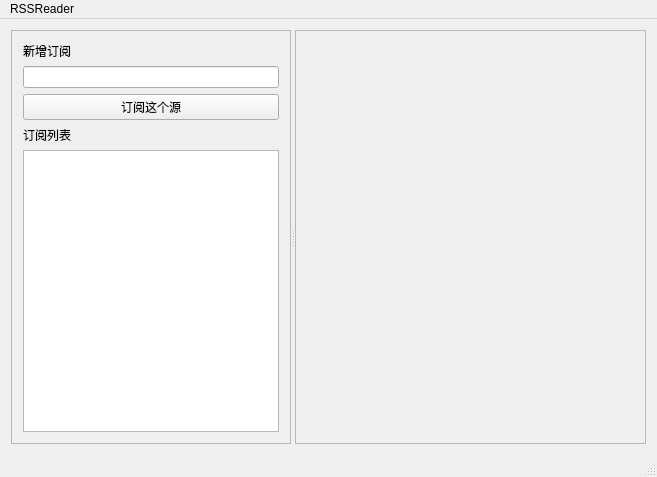
<?xml version="1.0" encoding="UTF-8"?>
<ui version="4.0">
 <class>MainWindow</class>
 <widget class="QMainWindow" name="MainWindow">
  <property name="geometry">
   <rect>
    <x>0</x>
    <y>0</y>
    <width>657</width>
    <height>477</height>
   </rect>
  </property>
  <property name="windowTitle">
   <string>MainWindow</string>
  </property>
  <widget class="QWidget" name="centralWidget">
   <layout class="QHBoxLayout" name="horizontalLayout">
    <item>
     <widget class="QSplitter" name="splitter">
      <property name="orientation">
       <enum>Qt::Horizontal</enum>
      </property>
      <widget class="QScrollArea" name="scrollArea">
       <property name="widgetResizable">
        <bool>true</bool>
       </property>
       <widget class="QWidget" name="scrollAreaWidgetContents_3">
        <property name="geometry">
         <rect>
          <x>0</x>
          <y>0</y>
          <width>270</width>
          <height>424</height>
         </rect>
        </property>
        <layout class="QVBoxLayout" name="verticalLayout">
         <item>
          <widget class="QLabel" name="label_2">
           <property name="text">
            <string>新增订阅</string>
           </property>
          </widget>
         </item>
         <item>
          <widget class="QLineEdit" name="lineEdit"/>
         </item>
         <item>
          <widget class="QPushButton" name="pushButton">
           <property name="text">
            <string>订阅这个源</string>
           </property>
          </widget>
         </item>
         <item>
          <widget class="QLabel" name="label">
           <property name="text">
            <string>订阅列表</string>
           </property>
          </widget>
         </item>
         <item>
          <widget class="QTableView" name="tableView"/>
         </item>
        </layout>
       </widget>
      </widget>
      <widget class="QScrollArea" name="scrollArea_2">
       <property name="sizePolicy">
        <sizepolicy hsizetype="Expanding" vsizetype="Expanding">
         <horstretch>1</horstretch>
         <verstretch>0</verstretch>
        </sizepolicy>
       </property>
       <property name="widgetResizable">
        <bool>true</bool>
       </property>
       <widget class="QWidget" name="scrollAreaWidgetContents_5">
        <property name="geometry">
         <rect>
          <x>0</x>
          <y>0</y>
          <width>366</width>
          <height>424</height>
         </rect>
        </property>
       </widget>
      </widget>
     </widget>
    </item>
   </layout>
  </widget>
  <widget class="QMenuBar" name="menuBar">
   <property name="geometry">
    <rect>
     <x>0</x>
     <y>0</y>
     <width>657</width>
     <height>15</height>
    </rect>
   </property>
   <widget class="QMenu" name="menuRSSReader">
    <property name="title">
     <string>RSSReader</string>
    </property>
   </widget>
   <addaction name="menuRSSReader"/>
  </widget>
  <widget class="QStatusBar" name="statusBar"/>
 </widget>
 <layoutdefault spacing="6" margin="11"/>
 <resources/>
 <connections/>
</ui>
